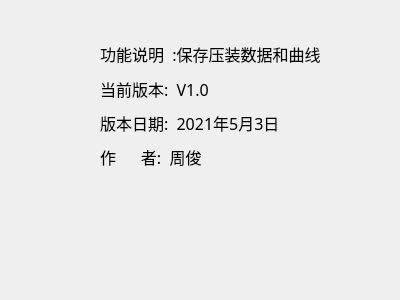
<?xml version="1.0" encoding="UTF-8"?>
<ui version="4.0">
 <class>Form</class>
 <widget class="QWidget" name="Form">
  <property name="geometry">
   <rect>
    <x>0</x>
    <y>0</y>
    <width>400</width>
    <height>300</height>
   </rect>
  </property>
  <property name="windowTitle">
   <string>关于我们</string>
  </property>
  <widget class="QWidget" name="layoutWidget">
   <property name="geometry">
    <rect>
     <x>100</x>
     <y>40</y>
     <width>231</width>
     <height>131</height>
    </rect>
   </property>
   <layout class="QVBoxLayout" name="verticalLayout">
    <item>
     <widget class="QLabel" name="label_4">
      <property name="font">
       <font>
        <family>Microsoft YaHei</family>
        <pointsize>12</pointsize>
       </font>
      </property>
      <property name="text">
       <string>功能说明  :保存压装数据和曲线</string>
      </property>
     </widget>
    </item>
    <item>
     <widget class="QLabel" name="label">
      <property name="font">
       <font>
        <family>Microsoft YaHei</family>
        <pointsize>12</pointsize>
       </font>
      </property>
      <property name="text">
       <string>当前版本:  V1.0</string>
      </property>
     </widget>
    </item>
    <item>
     <widget class="QLabel" name="label_3">
      <property name="font">
       <font>
        <family>Microsoft YaHei</family>
        <pointsize>12</pointsize>
       </font>
      </property>
      <property name="text">
       <string>版本日期:  2021年5月3日</string>
      </property>
     </widget>
    </item>
    <item>
     <widget class="QLabel" name="label_2">
      <property name="font">
       <font>
        <family>Microsoft YaHei</family>
        <pointsize>12</pointsize>
       </font>
      </property>
      <property name="text">
       <string>作      者:  周俊</string>
      </property>
     </widget>
    </item>
   </layout>
  </widget>
 </widget>
 <resources/>
 <connections/>
</ui>
